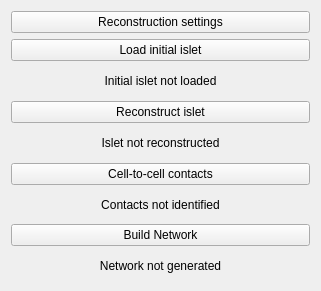
     <widget class="QWidget" name="verticalLayoutWidget">
      <property name="geometry">
       <rect>
        <x>9</x>
        <y>9</y>
        <width>321</width>
        <height>291</height>
       </rect>
      </property>
      <layout class="QVBoxLayout" name="MainVerticalLayout_Settings">
       <item>
        <widget class="QPushButton" name="config_reconstruction_button">
         <property name="whatsThis">
          <string>whatsthis</string>
         </property>
         <property name="text">
          <string>Reconstruction settings</string>
         </property>
        </widget>
       </item>
       <item>
        <widget class="QPushButton" name="load_islet_button">
         <property name="statusTip">
          <string extracomment="Click here to load initial islet data"/>
         </property>
         <property name="text">
          <string>Load initial islet</string>
         </property>
        </widget>
       </item>
       <item>
        <widget class="QLabel" name="load_islet_status_label">
         <property name="text">
          <string>Initial islet not loaded</string>
         </property>
         <property name="alignment">
          <set>Qt::AlignCenter</set>
         </property>
        </widget>
       </item>
       <item>
        <widget class="QPushButton" name="reconstruct_button">
         <property name="text">
          <string>Reconstruct islet</string>
         </property>
        </widget>
       </item>
       <item>
        <widget class="QLabel" name="reconstruction_status_label">
         <property name="text">
          <string>Islet not reconstructed</string>
         </property>
         <property name="alignment">
          <set>Qt::AlignCenter</set>
         </property>
        </widget>
       </item>
       <item>
        <widget class="QPushButton" name="contacts_button">
         <property name="text">
          <string>Cell-to-cell contacts</string>
         </property>
        </widget>
       </item>
       <item>
        <widget class="QLabel" name="contacts_status_label">
         <property name="text">
          <string>Contacts not identified</string>
         </property>
         <property name="alignment">
          <set>Qt::AlignCenter</set>
         </property>
        </widget>
       </item>
       <item>
        <widget class="QPushButton" name="network_button">
         <property name="text">
          <string>Build Network</string>
         </property>
        </widget>
       </item>
       <item>
        <widget class="QLabel" name="network_status_button">
         <property name="text">
          <string>Network not generated</string>
         </property>
         <property name="alignment">
          <set>Qt::AlignCenter</set>
         </property>
        </widget>
       </item>
      </layout>
     </widget>
